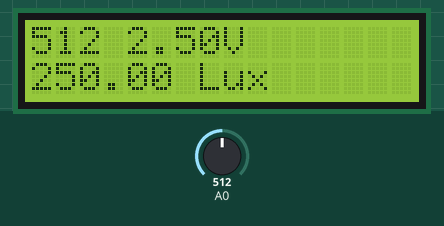
This sketch was run on a simulated Arduino Uno, built with avr-gcc and run on an emulated ATmega328P. On the bench: 16×2 character LCD. The test bench sets the inputs (shaded band); at power-on: A0 = 512. What the sketch prints to the serial monitor is not drawn.

Above: at 1.2 s.
1.3 s: A0 set to 716
At 2.4 s:
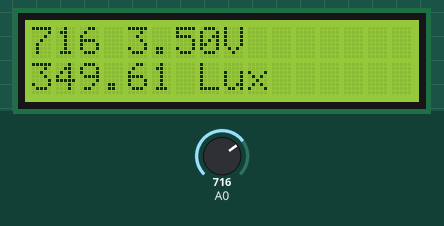
4.0 s: A0 set to 900
At 5.4 s:
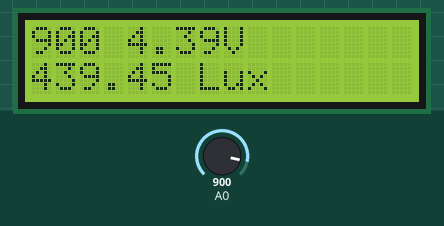
6.7 s: A0 set to 1023
At 9.0 s:
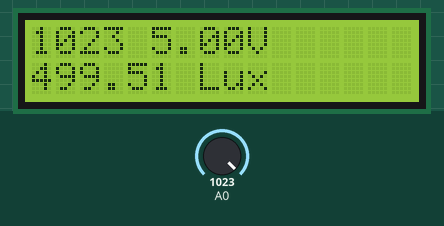
Timing chart, 0 to 10.5 s (numbered marks = the images above; inputs shaded):
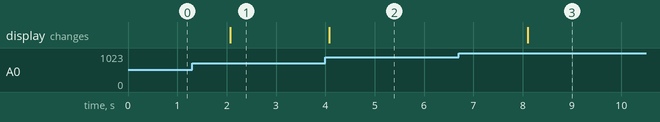

Measured:
- after the input at 1.3 s, the display: changes after 0.78 s (image 1)
- after the input at 4.0 s, the display: changes after 0.08 s (image 2)
- after the input at 6.7 s, the display: changes after 1.4 s (image 3)

The sketch:

Photodiode-Display.ino
```cpp
#include <LiquidCrystal.h>

// Define the pins for the LCD module
int rs = 3, en = 4, d4 = 5, d5 = 6, d6 = 7, d7 = 8;
LiquidCrystal lcd(rs, en, d4, d5, d6, d7);

// Replace with the actual sensitivity of your light sensor in V/lux
float sensitivity = 0.01; // Example sensitivity (V/lux)

void setup() {
  // Initialize serial communication at a baud rate of 9600
  Serial.begin(9600);

  // Initialize the LCD module with 16 columns and 2 rows
  lcd.begin(16, 2);
}

void loop() {
  // Set the cursor to the top left corner of the LCD
  lcd.setCursor(0, 0);

  // Read the analog value from pin A0
  int anaValue = analogRead(A0);

  // Convert the analog value to voltage (assuming a 5V reference)
  float voltage = (anaValue * 5.0) / 1024.0;

  // Print the analog value and voltage to the serial monitor
  Serial.print(anaValue);
  Serial.print(" ");
  Serial.print(voltage, 2); // Display voltage with two decimal places
  Serial.print(" V ");

  // Calculate lux based on voltage and sensitivity
  float lux = voltage / sensitivity;

  // Print lux value to the serial monitor
  Serial.print(lux, 2); // Display lux with two decimal places
  Serial.println(" Lux");

  // Clear the LCD screen
  lcd.clear();

  // Display analog value and voltage on the first line of the LCD
  lcd.print(anaValue);
  lcd.print(" ");
  lcd.print(voltage, 2); // Display voltage with two decimal places
  lcd.print("V ");

  // Set the cursor to the second line of the LCD
  lcd.setCursor(0, 1);

  // Display lux value on the second line of the LCD
  lcd.print(lux, 2); // Display lux with two decimal places
  lcd.print(" Lux");

  // Wait for 2 seconds before repeating the loop
  delay(2000);
}
```
